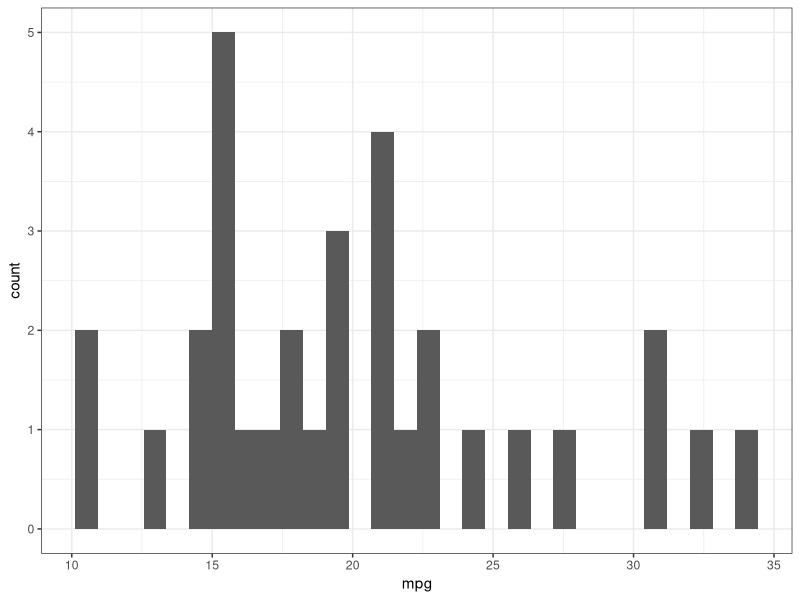

Generate this figure with R:
## ---- chunk 1
library(tidyverse)
## ---- chunk 2
mtcars %>%
  ggplot(aes(x = mpg)) +
  geom_histogram() +
  theme_bw()
